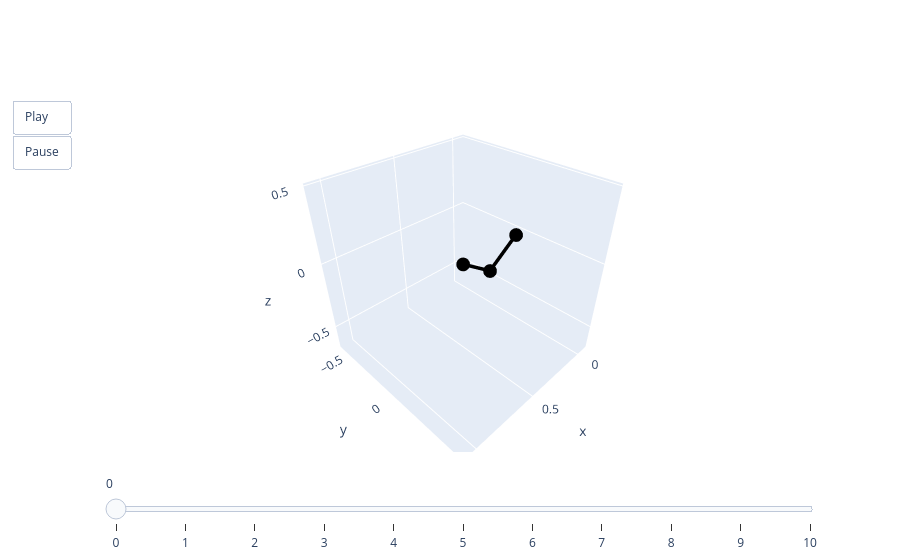

Write notebook code for a chart like this one.
### Code cell
animate(valid.qs[1])

### Figure 1 — Plotly figure (JSON) as saved in the notebook; plotly's stock layout.template omitted (floating-point values rounded to 4 significant figures)
{"data": [{"line": {"color": "black", "width": 7}, "mode": "lines+markers", "type": "scatter3d", "x": [0, 0.25, 0.5], "y": [0, 3.617e-12, 0], "z": [0, -0.1699, 0]}], "layout": {"scene": {"aspectmode": "cube", "xaxis": {"autorange": false, "range": [-0.1, 1.1]}, "yaxis": {"autorange": false, "range": [-0.6, 0.6]}, "zaxis": {"autorange": false, "range": [-0.6865, 0.5135]}}, "sliders": [{"steps": [{"args": [["0"], {"frame": {"duration": 0, "redraw": true}, "mode": "immediate"}], "label": "0", "method": "animate"}, {"args": [["1"], {"frame": {"duration": 0, "redraw": true}, "mode": "immediate"}], "label": "1", "method": "animate"}, {"args": [["2"], {"frame": {"duration": 0, "redraw": true}, "mode": "immediate"}], "label": "2", "method": "animate"}, {"args": [["3"], {"frame": {"duration": 0, "redraw": true}, "mode": "immediate"}], "label": "3", "method": "animate"}, {"args": [["4"], {"frame": {"duration": 0, "redraw": true}, "mode": "immediate"}], "label": "4", "method": "animate"}, {"args": [["5"], {"frame": {"duration": 0, "redraw": true}, "mode": "immediate"}], "label": "5", "method": "animate"}, {"args": [["6"], {"frame": {"duration": 0, "redraw": true}, "mode": "immediate"}], "label": "6", "method": "animate"}, {"args": [["7"], {"frame": {"duration": 0, "redraw": true}, "mode": "immediate"}], "label": "7", "method": "animate"}, {"args": [["8"], {"frame": {"duration": 0, "redraw": true}, "mode": "immediate"}], "label": "8", "method": "animate"}, {"args": [["9"], {"frame": {"duration": 0, "redraw": true}, "mode": "immediate"}], "label": "9", "method": "animate"}, {"args": [["10"], {"frame": {"duration": 0, "redraw": true}, "mode": "immediate"}], "label": "10", "method": "animate"}]}], "updatemenus": [{"buttons": [{"args": [null, {"frame": {"duration": 50, "redraw": true}, "fromcurrent": true}], "label": "Play", "method": "animate"}, {"args": [[null], {"frame": {"duration": 0, "redraw": true}, "mode": "immediate"}], "label": "Pause", "method": "animate"}], "showactive": false, "type": "buttons"}]}}
